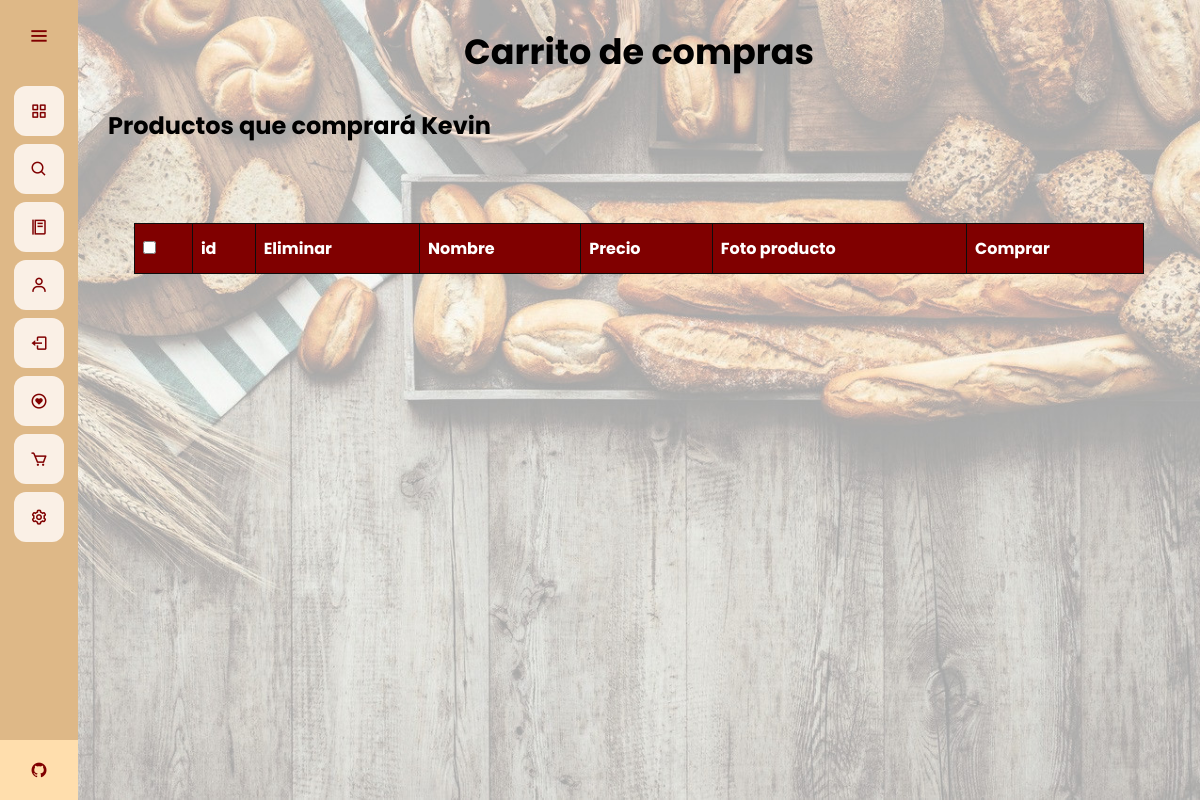
Page /carrito-de-compras (signed in) on the earlier database version.
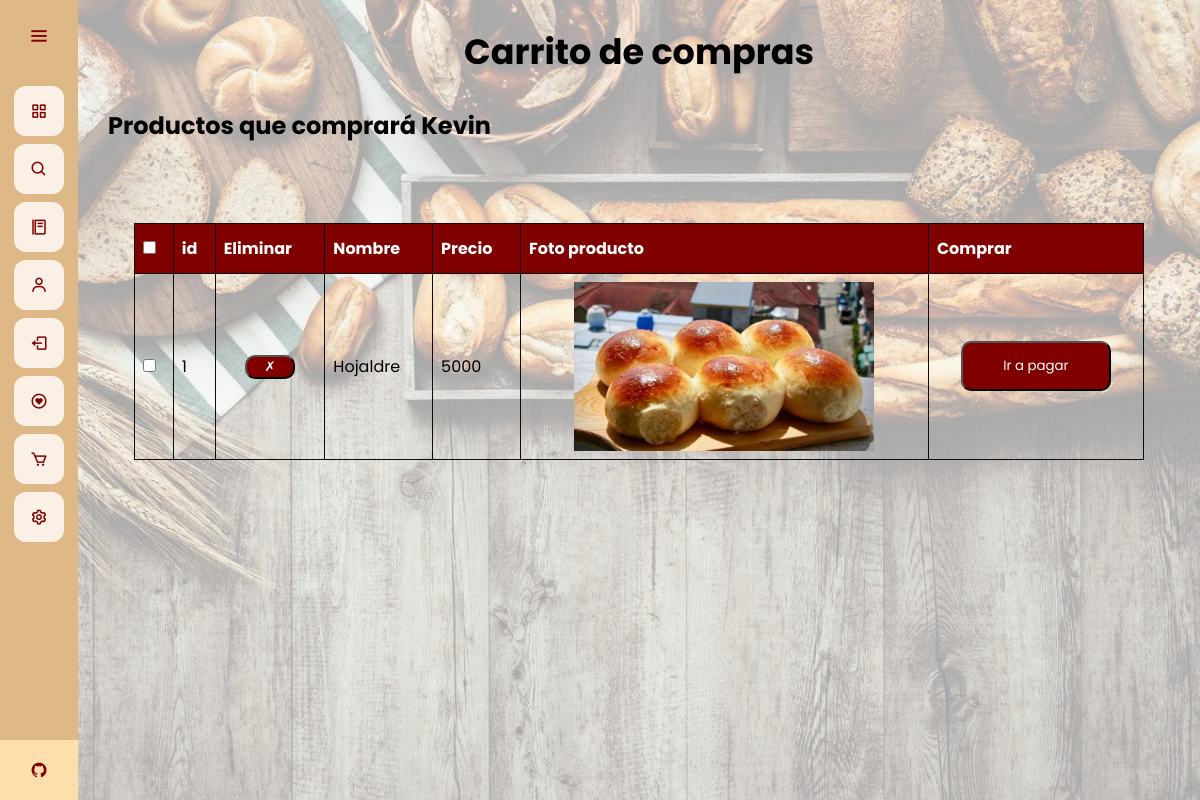
Same page on the later database version.
### app.py (models this page shows)
class User(database.Model, UserMixin):
	id = database.Column(database.Integer, primary_key=True)
	email = database.Column(database.String(30), unique=True)
	username = database.Column(database.String(20), nullable=False, unique=True)
	password = database.Column(database.String(80), nullable=False)
	profile_pic = database.Column(database.String(40), nullable=False, default='default.jpg')
	bio_content = database.Column(database.String(1000))
	verified = database.Column(database.Boolean(), default=False)
	commenter = database.relationship('Comment', backref='commenter', lazy='dynamic')
	wish = database.relationship('Wish', backref='liker', lazy='dynamic')

class Shop(database.Model):
	id = database.Column(database.Integer, primary_key=True)
	product_id = database.Column(database.Integer, database.ForeignKey('products.id'))
	user_id = database.Column(database.String(30), database.ForeignKey('user.username'))
	product_name = database.Column(database.String(30), database.ForeignKey('products.productname'))
	product_price = database.Column(database.Integer, database.ForeignKey('products.price'))
	product_img = database.Column(database.Integer, database.ForeignKey('products.image_prod'))

### app.py (the view)
@app.route("/carrito-de-compras", methods=['GET', 'POST'])
@login_required
def carrito():
	products = Shop.query.filter(Shop.user_id == current_user.username)
	if request.method == 'POST' and 'tagidcd' in request.form:
		id_t = request.form["tagidcd"]
		name_t = request.form['tagnamecd']
		product_d = Shop.query.filter_by(product_name = name_t).first()
		database.session.delete(product_d)
		database.session.commit()
	return render_template("carrito.html", products = products)

### app.py (called while the page is built)
@login_manager.user_loader
def load_user(user_id):
	return User.query.get(int(user_id))

@app.before_request
def make_session_permanent():
    session.permanent = True

### templates/carrito.html (shortened to what this page needs)
{% extends 'base.html' %}
{% block style %}
<link rel="stylesheet" href="{{ url_for('static', filename='css/style_carrito.css') }}">
{% endblock %}
{% block content %}
<div class="conitaner">
    <br>
    <h1 class="title">
        Carrito de compras
    </h1>
    <div class="user">
        <h2>
            Productos que comprará {{ current_user.username }}
        </h2>
    </div>
    <br>
    <br>
    <div class="table-div">
        <table id="tableu" class="tableu" style="width: 90%">
            <thead>
                <tr>
                    <th>
                        <input type="checkbox" onclick="checkAll(this)">
                    </th>
                    <th>id</th>
                    <th>Eliminar</th>
                    <th>Nombre</th>
                    <th>Precio</th>
                    <th>Foto producto</th>
                    <th>Comprar</th>
                </tr>
            </thead>
            <tbody>
                {% for product in products %}
                <tr>
                    <td><input type="checkbox" name="user"></td>
                    <td>{{ product.product_id }}</td>
                    <td>
                        <div class="p_id">
                            <form action="" method="POST">
                                <input type="submit" value="&#10007;" class="form-control btn btn-primary " name="" id="buttonds">
                            </form>
                        </div>
                    </td>
                    <td>{{ product.product_name }}</td>
                    <td>{{ product.product_price }}</td>
                    <td>
                        <div class="image">
                            <img src="{{ url_for('static', filename='images_plates/' + product.product_img) }}" alt="">
                        </div>
                    </td>
                    <td>
                        <div class="p_id">
                            <a href="#">
                                <button type="button" class="pay">
                                    Ir a pagar
                                </button>
                            </a>
                        </div>
                    </td>
                </tr>
                {% endfor %}
            </tbody>
        </table>
    </div>
</div>
{% endblock %}

### templates/base.html (shortened to what this page needs)
<!DOCTYPE html>
<html>
<head>
	<link rel="stylesheet" href="{{ url_for('static', filename='css/style_base.css') }}">
  {% block style %}
  {% endblock %}
  <link href='https://unpkg.com/boxicons@2.0.7/css/boxicons.min.css' rel='stylesheet'>
</head>
<body>
	<div class="sidebar">
    <div class="logo-details">
        <i class='bx bx-menu' id="btn" ></i>
    </div>
    <ul class="nav-list">
      <li>
        <a href="{{ url_for('home') }}">
          <i class='bx bx-grid-alt'></i>
        </a>
      </li>
      <li>
        <a href="{{ url_for('busqueda') }}">
          <i class='bx bx-search'></i>
        </a>
      </li>
      <li>
        <a href="{{ url_for('menu') }}">
          <i class='bx bx-food-menu' ></i>
        </a>
      </li>
      {% if current_user.is_authenticated %}
      <li>
        <a href="{{ url_for('perfil_usuario') }}">
          <i class='bx bx-user' ></i>
        </a>
      </li>
      <li>
        <a href="{{ url_for('cerrar_sesion') }}">
          <i class='bx bx-log-out'></i>
        </a>
      </li>
      {% endif %}
      <li>
        <a href="{{ url_for('lista') }}">
          <i class='bx bx-heart-circle'></i>
        </a>
      </li>
      <li>
        <a href="{{ url_for('carrito') }}">
          <i class='bx bx-cart' ></i>
        </a>
      </li>
      <li>
        <a href="{{ url_for('ajustes') }}">
          <i class='bx bx-cog' ></i>
        </a>
      </li>
      <li class="profile">
          <div class="profile-details">
              <div class="name_job">
                <div class="name">Grupo 4</div>
                <div class="uni">Uninorte-Mintic</div>
              </div>
          </div>
          <a href="https://github.com/Viinky-Kevs/ProyectoAppWeb" target="_blank">
            <i class='bx bxl-github' id="github" ></i>
          </a>
      </li>
    </ul>
  </div>
  <section class="home-section">
  	{% block content %}
  	{% endblock %}
  </section>
</body>
</html>

### static/css/style_base.css (style rules this page uses)
* { margin: 0; padding: 0; box-sizing: border-box; font-family: "Poppins" , sans-serif; }
.sidebar { position: fixed; left: 0; top: 0; height: 100%; width: 78px; background: #DEB887; padding: 6px 14px; z-index: 99; transition: all 0.5s ease; }
.sidebar .logo-details { height: 60px; display: flex; align-items: center; position: relative; }
.sidebar .logo-details #btn { position: absolute; top: 50%; right: 0; transform: translateY(-50%); font-size: 22px; transition: all 0.4s ease; font-size: 23px; text-align: center; cursor: pointer; transition: all 0.5s ease; }
.sidebar i { color: #800000; height: 60px; min-width: 50px; font-size: 28px; text-align: center; line-height: 60px; }
.sidebar .nav-list { margin-top: 20px; height: 100%; }
.sidebar li { position: relative; margin: 8px 0; list-style: none; }
.sidebar li a { display: flex; height: 100%; width: 100%; border-radius: 12px; align-items: center; text-decoration: none; transition: all 0.4s ease; background: #FAF0E6; }
.sidebar li i { height: 50px; line-height: 50px; font-size: 18px; border-radius: 12px; }
.sidebar li.profile { position: fixed; height: 60px; width: 78px; left: 0; bottom: -8px; padding: 10px 14px; background: #FFDEAD; transition: all 0.5s ease; overflow: hidden; }
.sidebar li .profile-details { display: flex; align-items: center; flex-wrap: nowrap; }
.sidebar li.profile .name, .sidebar li.profile .uni { font-size: 15px; font-weight: 400; color: #800000; white-space: nowrap; }
.sidebar li.profile .uni { font-size: 12px; }
.sidebar .profile #github { position: absolute; top: 50%; right: 0; transform: translateY(-50%); background: #FFDEAD; width: 100%; height: 60px; line-height: 60px; border-radius: 0px; transition: all 0.5s ease; }
.home-section { position: relative; min-height: 100vh; top: 0; left: 78px; width: calc(100% - 78px); transition: all 0.5s ease; z-index: 2; background-attachment: fixed; background-size: cover; background-repeat: no-repeat; background-image: url(/static/images/wallpaper.jpg); }

### static/css/style_carrito.css (style rules this page uses)
.title { font-size: 35px; text-align: center; }
.table-div { display: flex; justify-content: center; align-items: center; }
#tableu { font-family: Arial, Helvetica, sans-serif; border-collapse: collapse; width: 100%; }
#tableu td, #tableu th { border: 1px solid rgb(14, 13, 13); padding: 8px; }
#tableu th { padding-top: 12px; padding-bottom: 12px; text-align: left; background-color: #800000; color: white; }
img { width: 300px; }
.user { padding: 30px; }
#buttonds { cursor: pointer; width: 50px; background-color: #800000; color: white; border-radius: 10px; }
.image, .p_id { display: flex; justify-content: center; }
.pay { cursor: pointer; width: 150px; height: 50px; background-color: #800000; color: white; border-radius: 10px; }

Differences in the rows shown:
added Shop: product_id "1", product_name "Hojaldre", product_price "5000", product_img (picture)
